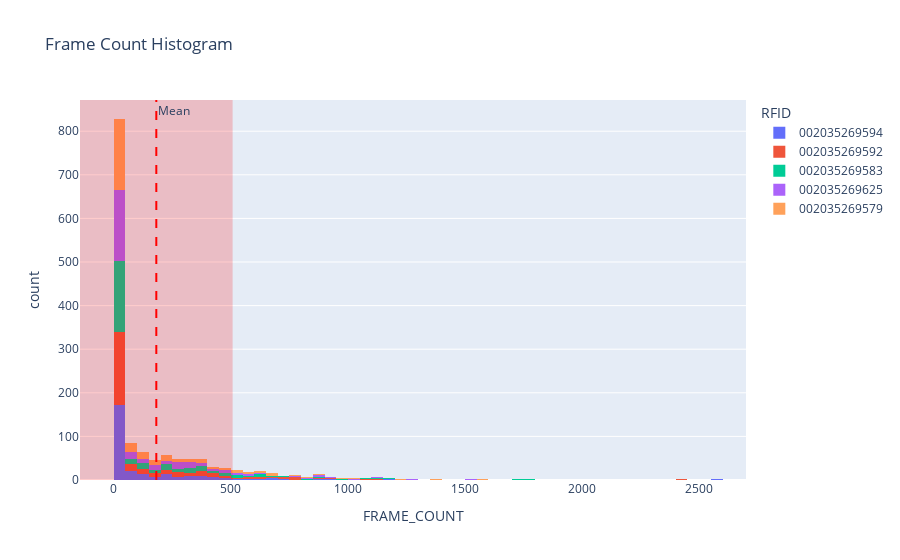

Here is the notebook cell this chart was saved with:
### Code cell
fig = px.histogram(df_event, x="FRAME_COUNT", color= "RFID", nbins=60, title="Frame Count Histogram",
                   histogram)
mean = df_event["FRAME_COUNT"].mean()
std = df_event["FRAME_COUNT"].std()
fig.add_vline(x=mean, line_dash="dash", line_color="red", annotation_text="Mean")
fig.add_vrect(x0=mean-std, x1=mean+std, fillcolor="red", opacity=0.2, line_width=0)
fig.show()

### Figure 1 — Plotly figure (JSON) as saved in the notebook; plotly's stock layout.template omitted (floating-point values rounded to 4 significant figures; data arrays with more than 128 entries replaced by an {"elided": "..."} marker saying what was removed)
{"data": [{"bingroup": "x", "hovertemplate": "RFID=002035269594<br>FRAME_COUNT=%{x}<br>count=%{y}<extra></extra>", "legendgroup": "002035269594", "marker": {"color": "#636efa", "pattern": {"shape": ""}}, "name": "002035269594", "nbinsx": 60, "orientation": "v", "showlegend": true, "type": "histogram", "x": {"elided": "291 int values"}, "xaxis": "x", "yaxis": "y"}, {"bingroup": "x", "hovertemplate": "RFID=002035269592<br>FRAME_COUNT=%{x}<br>count=%{y}<extra></extra>", "legendgroup": "002035269592", "marker": {"color": "#EF553B", "pattern": {"shape": ""}}, "name": "002035269592", "nbinsx": 60, "orientation": "v", "showlegend": true, "type": "histogram", "x": {"elided": "291 int values"}, "xaxis": "x", "yaxis": "y"}, {"bingroup": "x", "hovertemplate": "RFID=002035269583<br>FRAME_COUNT=%{x}<br>count=%{y}<extra></extra>", "legendgroup": "002035269583", "marker": {"color": "#00cc96", "pattern": {"shape": ""}}, "name": "002035269583", "nbinsx": 60, "orientation": "v", "showlegend": true, "type": "histogram", "x": {"elided": "291 int values"}, "xaxis": "x", "yaxis": "y"}, {"bingroup": "x", "hovertemplate": "RFID=002035269625<br>FRAME_COUNT=%{x}<br>count=%{y}<extra></extra>", "legendgroup": "002035269625", "marker": {"color": "#ab63fa", "pattern": {"shape": ""}}, "name": "002035269625", "nbinsx": 60, "orientation": "v", "showlegend": true, "type": "histogram", "x": {"elided": "291 int values"}, "xaxis": "x", "yaxis": "y"}, {"bingroup": "x", "hovertemplate": "RFID=002035269579<br>FRAME_COUNT=%{x}<br>count=%{y}<extra></extra>", "legendgroup": "002035269579", "marker": {"color": "#FFA15A", "pattern": {"shape": ""}}, "name": "002035269579", "nbinsx": 60, "orientation": "v", "showlegend": true, "type": "histogram", "x": {"elided": "291 int values"}, "xaxis": "x", "yaxis": "y"}], "layout": {"annotations": [{"showarrow": false, "text": "Mean", "x": 181.2, "xanchor": "left", "xref": "x", "y": 1, "yanchor": "top", "yref": "y domain"}], "barmode": "relative", "legend": {"title": {"text": "RFID"}, "tracegroupgap": 0}, "shapes": [{"line": {"color": "red", "dash": "dash"}, "type": "line", "x0": 181.2, "x1": 181.2, "xref": "x", "y0": 0, "y1": 1, "yref": "y domain"}, {"fillcolor": "red", "line": {"width": 0}, "opacity": 0.2, "type": "rect", "x0": -144.6, "x1": 507.1, "xref": "x", "y0": 0, "y1": 1, "yref": "y domain"}], "title": {"text": "Frame Count Histogram"}, "xaxis": {"anchor": "y", "domain": [0, 1], "title": {"text": "FRAME_COUNT"}}, "yaxis": {"anchor": "x", "domain": [0, 1], "title": {"text": "count"}}}}
